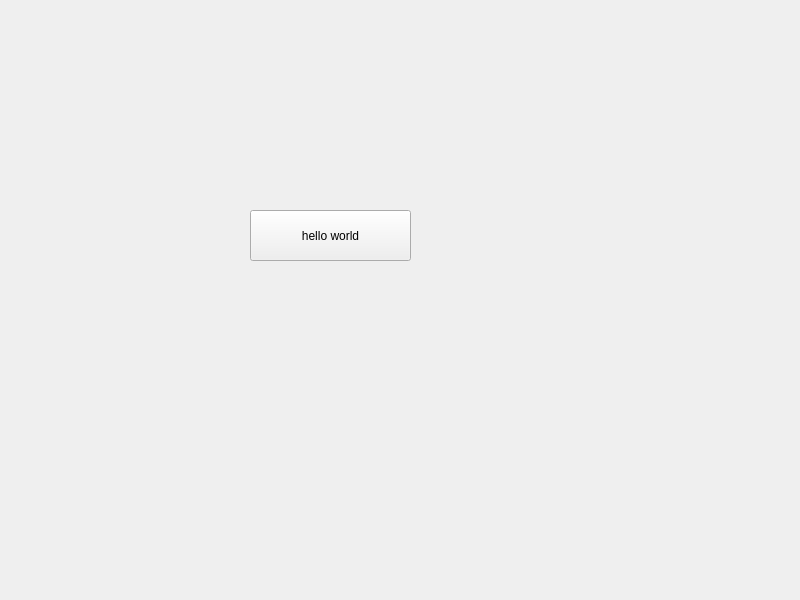
<?xml version="1.0" encoding="UTF-8"?>
<ui version="4.0">
 <class>_Widget</class>
 <widget class="QWidget" name="_Widget">
  <property name="geometry">
   <rect>
    <x>0</x>
    <y>0</y>
    <width>800</width>
    <height>600</height>
   </rect>
  </property>
  <property name="windowTitle">
   <string>_Widget</string>
  </property>
  <widget class="QPushButton" name="pushButton">
   <property name="geometry">
    <rect>
     <x>250</x>
     <y>210</y>
     <width>161</width>
     <height>51</height>
    </rect>
   </property>
   <property name="text">
    <string>hello world</string>
   </property>
  </widget>
 </widget>
 <resources/>
 <connections/>
</ui>
